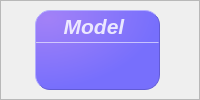
                       <widget class="QFrame" name="frame_9">
                        <property name="frameShape">
                         <enum>QFrame::StyledPanel</enum>
                        </property>
                        <property name="frameShadow">
                         <enum>QFrame::Raised</enum>
                        </property>
                        <layout class="QHBoxLayout" name="horizontalLayout_25">
                         <property name="spacing">
                          <number>6</number>
                         </property>
                         <property name="leftMargin">
                          <number>0</number>
                         </property>
                         <property name="topMargin">
                          <number>5</number>
                         </property>
                         <property name="rightMargin">
                          <number>5</number>
                         </property>
                         <property name="bottomMargin">
                          <number>5</number>
                         </property>
                         <item>
                          <widget class="QFrame" name="Model_QF1">
                           <property name="minimumSize">
                            <size>
                             <width>125</width>
                             <height>80</height>
                            </size>
                           </property>
                           <property name="maximumSize">
                            <size>
                             <width>125</width>
                             <height>80</height>
                            </size>
                           </property>
                           <property name="toolTipDuration">
                            <number>0</number>
                           </property>
                           <property name="styleSheet">
                            <string notr="true">QFrame#Model_QF1{
color: rgb(255, 255, 255);
border-radius: 15px;
background-color: qradialgradient(cx:0, cy:0, radius:1, fx:0.1, fy:0.1, stop:0 rgb(162, 129, 247),  stop:1 rgb(119, 111, 252));
border: 1px outset rgb(98, 91, 213);
}
</string>
                           </property>
                           <property name="frameShape">
                            <enum>QFrame::StyledPanel</enum>
                           </property>
                           <property name="frameShadow">
                            <enum>QFrame::Raised</enum>
                           </property>
                           <layout class="QVBoxLayout" name="verticalLayout_13" stretch="0,2,1">
                            <property name="spacing">
                             <number>0</number>
                            </property>
                            <property name="leftMargin">
                             <number>0</number>
                            </property>
                            <property name="topMargin">
                             <number>0</number>
                            </property>
                            <property name="rightMargin">
                             <number>0</number>
                            </property>
                            <property name="bottomMargin">
                             <number>0</number>
                            </property>
                            <item>
                             <widget class="QFrame" name="Model_top1">
                              <property name="styleSheet">
                               <string notr="true">border:none</string>
                              </property>
                              <property name="frameShape">
                               <enum>QFrame::StyledPanel</enum>
                              </property>
                              <property name="frameShadow">
                               <enum>QFrame::Raised</enum>
                              </property>
                              <layout class="QHBoxLayout" name="horizontalLayout_13">
                               <property name="spacing">
                                <number>0</number>
                               </property>
                               <property name="leftMargin">
                                <number>0</number>
                               </property>
                               <property name="topMargin">
                                <number>3</number>
                               </property>
                               <property name="rightMargin">
                                <number>7</number>
                               </property>
                               <property name="bottomMargin">
                                <number>3</number>
                               </property>
                               <item>
                                <widget class="QLabel" name="label_8">
                                 <property name="maximumSize">
                                  <size>
                                   <width>16777215</width>
                                   <height>30</height>
                                  </size>
                                 </property>
                                 <property name="font">
                                  <font>
                                   <family>Segoe UI</family>
                                   <pointsize>16</pointsize>
                                   <italic>true</italic>
                                   <bold>true</bold>
                                  </font>
                                 </property>
                                 <property name="styleSheet">
                                  <string notr="true">color: rgba(255, 255,255, 210);
text-align:center;
font: 700 italic 16pt &quot;Segoe UI&quot;;</string>
                                 </property>
                                 <property name="midLineWidth">
                                  <number>-1</number>
                                 </property>
                                 <property name="text">
                                  <string>Model</string>
                                 </property>
                                 <property name="alignment">
                                  <set>Qt::AlignCenter</set>
                                 </property>
                                 <property name="wordWrap">
                                  <bool>false</bool>
                                 </property>
                                 <property name="indent">
                                  <number>0</number>
                                 </property>
                                </widget>
                               </item>
                              </layout>
                             </widget>
                            </item>
                            <item>
                             <widget class="Line" name="line_5">
                              <property name="maximumSize">
                               <size>
                                <width>16777215</width>
                                <height>1</height>
                               </size>
                              </property>
                              <property name="styleSheet">
                               <string notr="true">background-color: rgba(255, 255, 255, 89);</string>
                              </property>
                              <property name="orientation">
                               <enum>Qt::Horizontal</enum>
                              </property>
                             </widget>
                            </item>
                            <item>
                             <widget class="QFrame" name="Model_bottom1">
                              <property name="styleSheet">
                               <string notr="true">border:none</string>
                              </property>
                              <property name="frameShape">
                               <enum>QFrame::StyledPanel</enum>
                              </property>
                              <property name="frameShadow">
                               <enum>QFrame::Raised</enum>
                              </property>
                              <layout class="QVBoxLayout" name="verticalLayout_14">
                               <property name="spacing">
                                <number>0</number>
                               </property>
                               <property name="leftMargin">
                                <number>0</number>
                               </property>
                               <property name="topMargin">
                                <number>6</number>
                               </property>
                               <property name="rightMargin">
                                <number>0</number>
                               </property>
                               <property name="bottomMargin">
                                <number>6</number>
                               </property>
                               <item alignment="Qt::AlignTop">
                                <widget class="QLabel" name="Model_label1">
                                 <property name="minimumSize">
                                  <size>
                                   <width>0</width>
                                   <height>30</height>
                                  </size>
                                 </property>
                                 <property name="maximumSize">
                                  <size>
                                   <width>16777215</width>
                                   <height>30</height>
                                  </size>
                                 </property>
                                 <property name="font">
                                  <font>
                                   <family>Microsoft YaHei UI</family>
                                   <pointsize>12</pointsize>
                                   <italic>false</italic>
                                   <bold>false</bold>
                                   <underline>false</underline>
                                  </font>
                                 </property>
                                 <property name="styleSheet">
                                  <string notr="true">color: rgb(255, 255, 255);
font: 12pt &quot;Microsoft YaHei UI&quot;;
</string>
                                 </property>
                                 <property name="text">
                                  <string/>
                                 </property>
                                 <property name="alignment">
                                  <set>Qt::AlignCenter</set>
                                 </property>
                                </widget>
                               </item>
                              </layout>
                             </widget>
                            </item>
                           </layout>
                          </widget>
                         </item>
                        </layout>
                       </widget>
